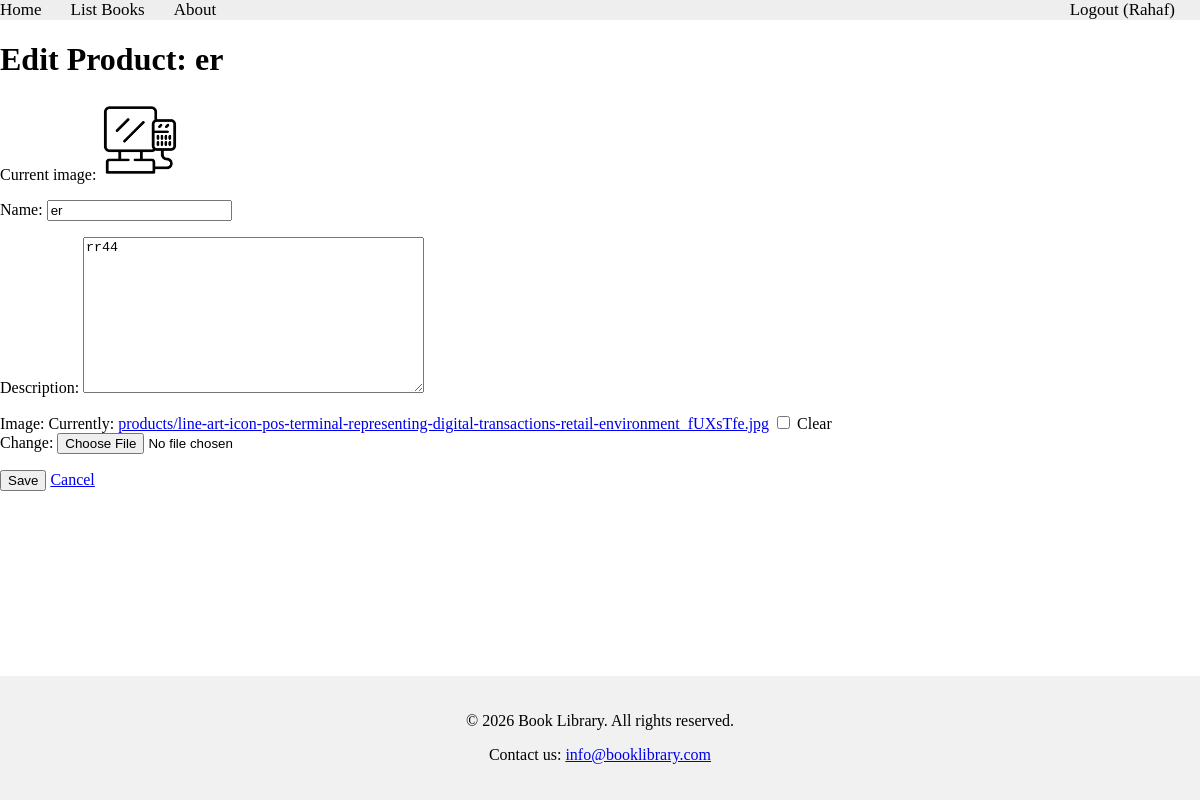
The app's page /books/lab11/task3/products/edit/2 (signed in) with its own data.
### apps/bookmodule/models.py (models this page shows, shortened)
class Product(models.Model):
    name = models.CharField(max_length=200)
    description = models.TextField(blank=True)
    image = models.ImageField(upload_to='products/', blank=True, null=True)

### apps/bookmodule/views.py (the view)
# urls.py: path('lab11/task3/products/edit/<int:id>', views.lab11_task3_edit_product, name="books.lab11.task3.edit_product"),
@login_required
def lab11_task3_edit_product(request, id):
    product = get_object_or_404(Product, id=id)
    if request.method == 'POST':
        form = ProductForm(request.POST, request.FILES, instance=product)
        if form.is_valid():
            form.save()
            return redirect('books.lab11.task3.list_products')
    else:
        form = ProductForm(instance=product)
    return render(request, 'bookmodule/lab11_task3_edit_product.html', {'form': form, 'product': product})

### apps/bookmodule/forms.py
class ProductForm(forms.ModelForm):
    class Meta:
        model = Product
        fields = ['name', 'description', 'image']

### apps/template/bookmodule/lab11_task3_edit_product.html (shortened to what this page needs)
{% extends 'layouts/base.html' %}
{% block content %}
<h1>Edit Product: {{ product.name }}</h1>
{% if product.image %}
<p>Current image: <img src="{{ product.image.url }}" alt="{{ product.name }}" style="height:80px;"></p>
{% endif %}
<form method="post" enctype="multipart/form-data">
    {{ form.as_p }}
    <p>
        <button type="submit">Save</button>
        <a href="{% url 'books.lab11.task3.list_products' %}">Cancel</a>
    </p>
</form>
{% endblock %}

### apps/template/includes/header.html
{% with request.resolver_match.url_name as url_name %}
<div class="topnav">
<a class="{% if url_name == 'books.index' %}active{% endif %}" href="{% url 'books.index' %}">Home</a>
<a class="{% if url_name == 'books.list_books' %}active{% endif %}" href="{% url 'books.list_books' %}">List Books</a>
<a class="{% if url_name == 'books.aboutus' %}active{% endif %}" href="{% url 'books.aboutus' %}">About</a>
{% if user.is_authenticated %}
    <a href="{% url 'users.logout' %}" style="float:right;">Logout ({{ user.username }})</a>
{% else %}
    <a class="{% if url_name == 'users.login' %}active{% endif %}" href="{% url 'users.login' %}" style="float:right;">Login</a>
    <a class="{% if url_name == 'users.register' %}active{% endif %}" href="{% url 'users.register' %}" style="float:right;">Register</a>
{% endif %}
</div>
{% endwith %}

### apps/static/styles.css (style rules this page uses)
.topnav { background-color: #eeeeee; width: 100%; }
.topnav a { color: #000000; text-align: center; margin-right: 25px; text-decoration: none; font-size: 17px; }

### apps/template/layouts/base.html (style rules this page uses)
body { display: flex; flex-direction: column; min-height: 100vh; margin: 0; }

### records on screen
Product: name "er", image (picture), description "rr44"

### other values on screen
{{ user.username }} "Rahaf"
